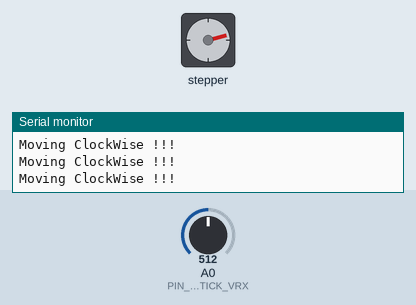
A sketch run on a simulated Arduino Nano, built with avr-gcc and run on an emulated ATmega328P. Parts: stepper motor, the last lines printed to the serial monitor. Inputs (shaded band) come from the test bench; at power-on: A0 (PIN_JOYSTICK_VRX) = 512. Stepper angles assume 200 steps per turn.

Above: at 1.2 s.
1.3 s: A0 (PIN_JOYSTICK_VRX) set to 306
At 1.74 s:
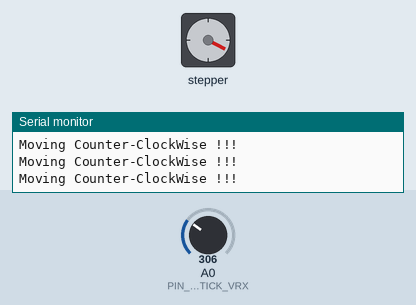
4.3 s: A0 (PIN_JOYSTICK_VRX) set to 511
At 6.2 s:
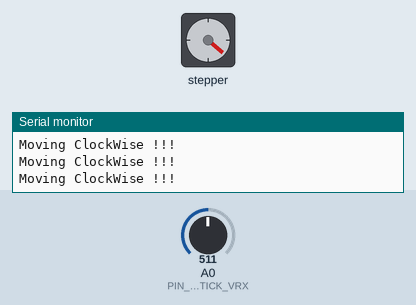
7.3 s: A0 (PIN_JOYSTICK_VRX) set to 122
At 7.47 s:
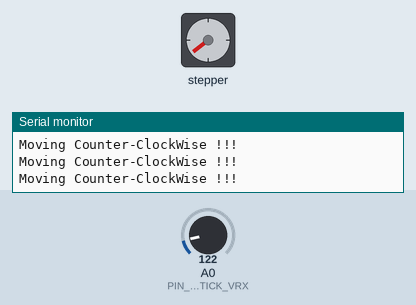
Timing chart, 0 to 16.3 s (numbered marks = the images above; inputs shaded):
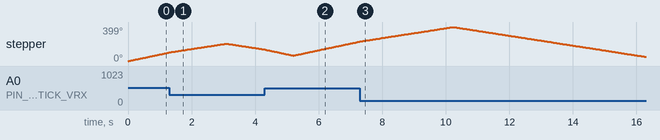

The sketch:

StepperMotor_JoyStick.ino
```cpp
#include <AccelStepper.h>

#define DEFAULT_STEPPER 1
#define PIN_DIR  2
#define PIN_PULSE 3

#define STEPS_PER_DEGREE 200 // NEMA 42 motor

#define X_AXIS_CENTRAL 489
#define Y_AXIS_CENTRAL 528
#define MARGIN 15

#define X_LEFT = -1;
#define X_RIGHT = 1;
#define X_CENTRAL = 0;

AccelStepper stepper(DEFAULT_STEPPER, PIN_PULSE, PIN_DIR);


const int PIN_JOYSTICK_VRX = A0;
const int PIN_JOYSTICK_VRY = A1;

int x_dir = 0;

void setup() {
  Serial.begin(9600);
  stepper.setCurrentPosition(0); // default position
  //  stepper.disableOutputs();
  stepper.enableOutputs();
}

void loop() {


  //    stepper.move(400);

  //  Serial.println("X: "+ String(getXPosition()));
  //  Serial.println("Y: "+ String(getYPosition()));


  if (getXPosition() > X_AXIS_CENTRAL + MARGIN) {

    Serial.println("Moving ClockWise !!!");
    stepper.setMaxSpeed( 3 * 720 * STEPS_PER_DEGREE);
    stepper.setAcceleration( 3 * 720 * STEPS_PER_DEGREE);
    stepper.move(1 * 360 *  STEPS_PER_DEGREE);
  }
  else if ( getXPosition() < X_AXIS_CENTRAL - MARGIN ) {
    Serial.println("Moving Counter-ClockWise !!!");
    stepper.setMaxSpeed(  3 * 720 * STEPS_PER_DEGREE);
    stepper.setAcceleration(  - 3 * 720 * STEPS_PER_DEGREE);
    stepper.move(- 1 * 360 * STEPS_PER_DEGREE);

  }
  stepper.run();


}

float getXPosition() {
  return analogRead(PIN_JOYSTICK_VRX);
}

float getYPosition() {
  return analogRead(PIN_JOYSTICK_VRY);
}
```
